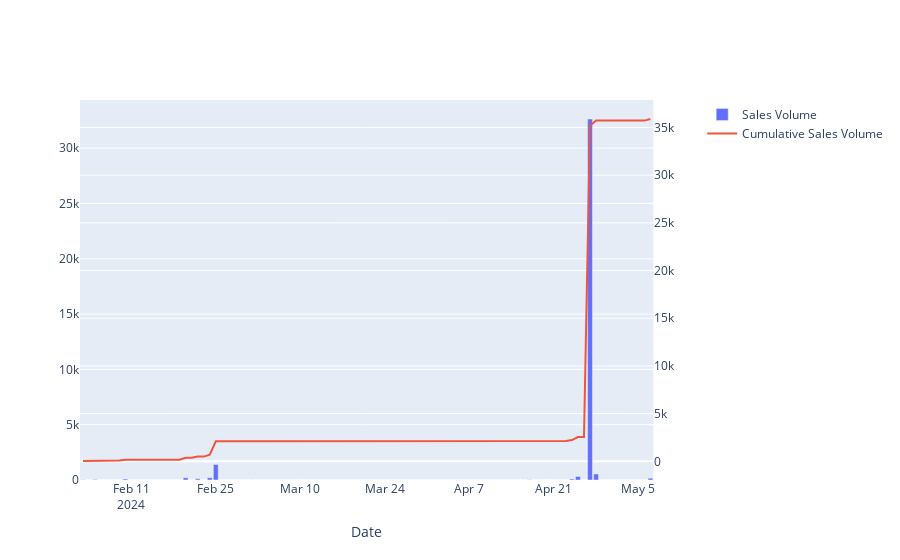

Notebook code cell kept with this figure:
### Code cell
daily_vol_fig = make_subplots(specs=[[{"secondary_y": True}]])

daily_vol_fig.add_trace(
    go.Bar(
        x=daily_sales_metrics.index,
        y=daily_sales_metrics['vol_usd'],
        name='Sales Volume'
    ),
    secondary_y=False
)

daily_vol_fig.add_trace(
    go.Scatter(
        x=daily_sales_metrics.index,
        y=daily_sales_metrics['cumulative_vol'],
        name='Cumulative Sales Volume',
        mode='lines'
    ),
    secondary_y=True
)

daily_vol_fig.update_xaxes(title_text="Date")

daily_vol_fig.show()
